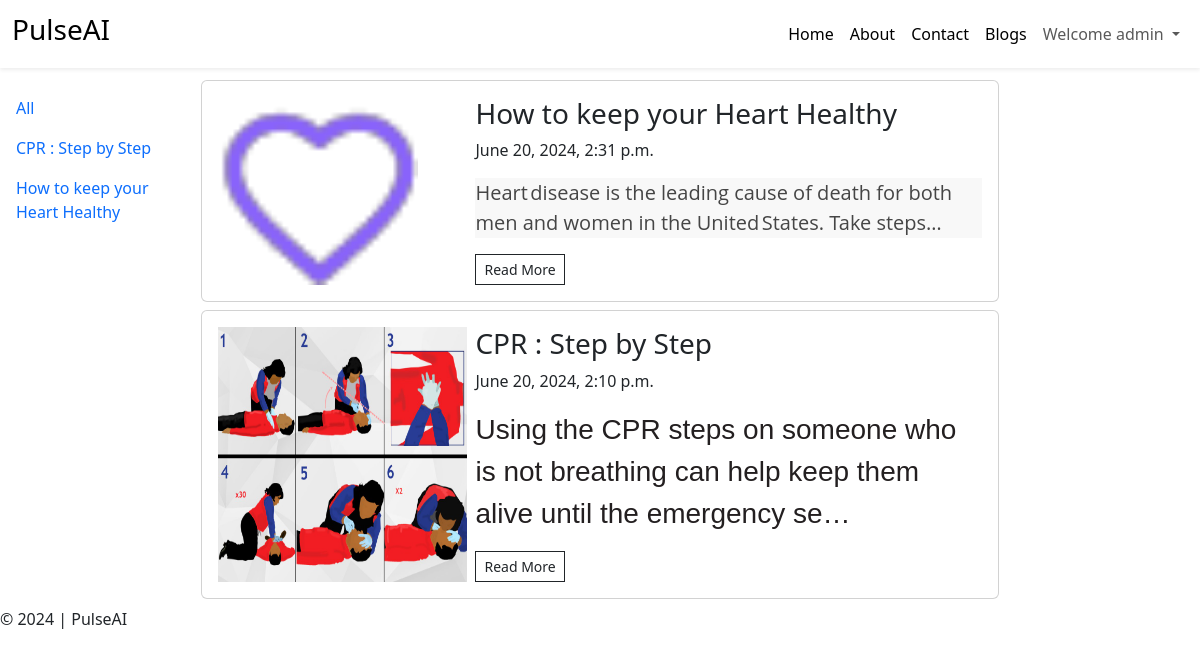
Page /blog/ (signed in) on the committed database.
### blog/models.py (models this page shows)
class Blog(models.Model):
    category = models.ForeignKey(BlogCategory,on_delete=models.DO_NOTHING)
    title = models.CharField(max_length=500)
    content = models.TextField()
    primary_photo = models.ImageField(upload_to="blog_images")
    yt_video_id = models.CharField(max_length=255)
    publish = models.BooleanField(default=True)
    created_at = models.DateTimeField(auto_now_add=True)
    updated_at = models.DateTimeField(auto_now=True)
    def __str__(self):
        return self.title

### blog/views.py (the view)
# urls.py: path('blog/',views.all_blogs,name='blogs'),
def all_blogs(request,cid=0):
    if cid == 0:
        blogs = Blog.objects.filter(publish=True).order_by('-updated_at')
    else:
        blogs = Blog.objects.filter(publish=True,category=cid).order_by('-updated_at')
    categories = Blog.objects.all().order_by('category')
    context = {
        'blogs' : blogs,
        'categories':categories
    }
    return render(request,'blog/blog.html',context)

### templates/blog/blog.html (shortened to what this page needs)
{% extends "layout.html" %}
{% load static %}
{% block content %}
    <div class="row g-2">
        <div class="col-md-2">
            <div class="sidebar-wrapper d-flex justify-content-between">
                <div class="sidebar-menu p-3 d-none d-md-block" id="sidebar-menu">
                   <ul class="list-unstyled">
                    <li class="py-2 ">
                        <a class="text-decoration-none" href="{% url "blogs" %}">All</a>
                    </li>
                    {% for c in categories  %}
                    <li class="py-2 ">
                        <a class="text-decoration-none" href="{% url "blog_cat" c.id %}">{{c}}</a>
                    </li>
                    {% endfor %}
                   </ul>
                </div>
            </div>
        </div>
        <div class="col-md-8">
            {% for blog in blogs  %}
            <div class="card my-2">
                <div class="card-body">
                    <div class="row g-2">
                        <div class="col-md-4">
                            <img src="{{blog.primary_photo.url}}" alt="image" class="img-fluid h-100">
                        </div>
                        <div class="col-md-8">
                            <h3>{{blog.title}}</h3>
                            <p>{{blog.created_at}}</p>
                            <p>{{blog.content|safe|truncatechars_html:"100"}}</p>
                            <a href="{% url "blog" blog.id %}" class="btn btn-sm btn-outline-dark rounded-0">Read More</a>
                        </div>
                    </div>
                </div>
            </div>
            {% endfor %}
        </div>
    </div>
{% endblock  %}

### templates/layout.html (shortened to what this page needs)
{% load static %}
<!DOCTYPE html>
<html lang="en">
<head>
    <link rel="stylesheet" href="{% static "css/bootstrap.min.css" %}">
    <link rel="stylesheet" href="{% static "css/style.css" %}">
</head>
<body>
    <nav class="navbar navbar-expand-lg mb-1 shadow-sm">
        <div class="container-fluid">
          <a class="navbar-brand" href="#">
            <h3>PulseAI</h3>
          </a>
          <div class="collapse navbar-collapse ms-auto" id="navbarNav">
            <ul class="navbar-nav ms-auto">
              <li class="nav-item">
                <a class="nav-link active" aria-current="page" href="{% url "home" %}">Home</a>
              </li>
              <li class="nav-item">
                <a class="nav-link active" aria-current="page" href="{% url "about" %}">About</a>
              </li>
              <li class="nav-item">
                <a class="nav-link active" aria-current="page" href="{% url "contact" %}">Contact</a>
              </li>
              <li class="nav-item">
                <a class="nav-link active" aria-current="page" href="{% url "blogs" %}">Blogs</a>
              </li>
              {% if user.is_authenticated %}
                <li class="nav-item dropdown">
                  <a class="nav-link dropdown-toggle" href="#" role="button" data-bs-toggle="dropdown" aria-expanded="false">
                    Welcome {{user.username}}
                  </a>
                </li>
              {% endif %}
          </div>
        </div>
      </nav>
    {% block content %}
    {% endblock  %}
    <footer>
        &copy; 2024 | PulseAI
    </footer>
</body>
</html>

### rows in the picture
Blog: title "CPR : Step by Step", primary_photo (picture), created_at "June 20, 2024, 2:10 p.m.", content "Using the CPR steps on someone who is not breathing can help keep them alive until the emergency se…"
Blog: title "How to keep your Heart Healthy", primary_photo (picture), created_at "June 20, 2024, 2:31 p.m.", content "Heart disease is the leading cause of death for both men and women in the United States. Take steps…"

### other values in the picture
{{ user.username }} "admin"
